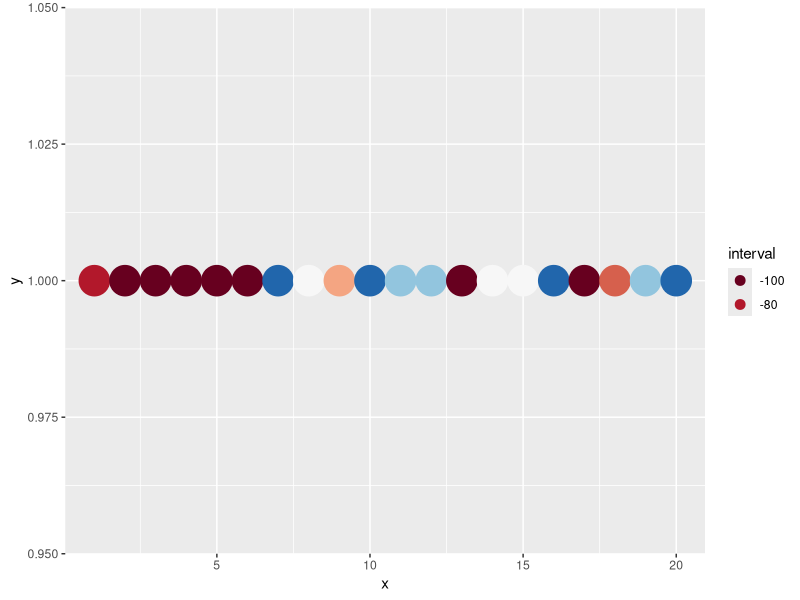

Here is the R script that generated this plot:
## ---- chunk 1
require(ggplot2)
require(RColorBrewer)
set.seed(1492)  #discovery!
sample = data.frame(x=c(1:20), y=1, obs=runif(20, -150, 150))
the.breaks = seq(-100, 100, by=20)

sample$interval=factor(findInterval(sample$obs, vec=the.breaks, all.inside=TRUE), 
                       labels=the.breaks,levels=c(1:length(the.breaks)))
                       
ggplot(sample, aes(x,y,colour=interval))+
  geom_point(size=10) +
  scale_colour_brewer(palette="RdBu", type="div", limits=the.breaks, labels=the.breaks)+
  guides(colour = guide_legend(override.aes = list(size=3, shape=19)))
